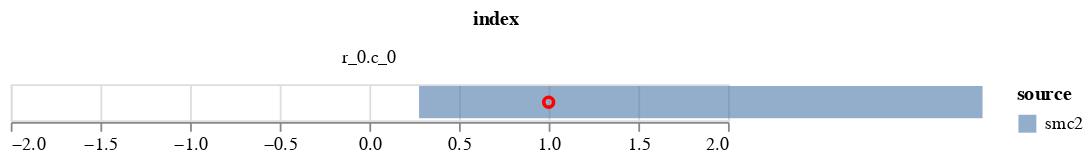

The code cell stored with this chart in its notebook:
### Code cell
plot_data = plot_data[plot_data['index']=='r_0.c_0']

c1 = alt.Chart(plot_data).mark_bar(opacity=0.6).encode(
    alt.X('q1', title=None,  scale=alt.Scale(domain=[-2,2])),
    alt.X2('q2', title=None),
    alt.Color('source'),    
)
    

c2 = alt.Chart(plot_data).mark_point(opacity=1, color='red').encode(
        alt.X('data', title=None),
)
(c1+c2).facet(
       'index',
    columns=1
    )

### Figure 1 — Vega-Lite specification as saved in the notebook (floating-point values rounded to 4 significant figures)
{"config": {"view": {"continuousWidth": 400, "continuousHeight": 300}}, "data": {"name": "data-6bcb3082c0a6830983d65b4226106f9a"}, "facet": {"type": "nominal", "field": "index"}, "spec": {"layer": [{"mark": {"type": "bar", "opacity": 0.6}, "encoding": {"color": {"type": "nominal", "field": "source"}, "x": {"type": "quantitative", "field": "q1", "scale": {"domain": [-2, 2]}, "title": null}, "x2": {"field": "q2", "title": null}}}, {"mark": {"type": "point", "color": "red", "opacity": 1}, "encoding": {"x": {"type": "quantitative", "field": "data", "title": null}}}]}, "columns": 1, "$schema": "https://vega.github.io/schema/vega-lite/v4.8.1.json", "datasets": {"data-6bcb3082c0a6830983d65b4226106f9a": [{"index": "r_0.c_0", "q1": 0.2772, "q2": 3.42, "source": "smc2", "data": 1.0}]}}
